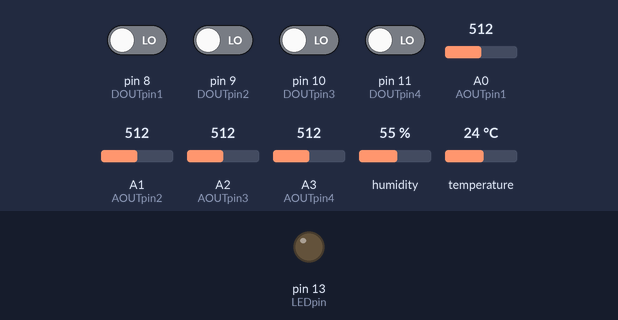
The sketch below on a simulated Arduino Uno, built with avr-gcc and run on an emulated ATmega328P. On the bench: output pins drawn as LEDs (lit = HIGH). The inputs (shaded band) are chosen by the test bench; at power-on: pin 8 (DOUTpin1), pin 9 (DOUTpin2), pin 10 (DOUTpin3), pin 11 (DOUTpin4) LOW, A0 (AOUTpin1) = 512, A1 (AOUTpin2) = 512, A2 (AOUTpin3) = 512, A3 (AOUTpin4) = 512, humidity 55 %, temperature 24 °C. What the sketch prints to the serial monitor is not drawn.

Above: at 10.8 s.
10.9 s: pin 11 (DOUTpin4) driven HIGH
At 20.9 s:
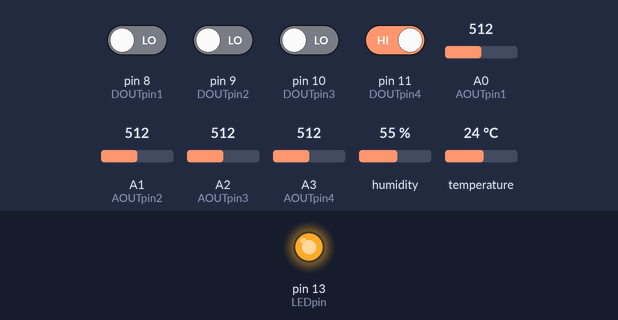
21.6 s: pin 11 (DOUTpin4) driven LOW
At 30.6 s:
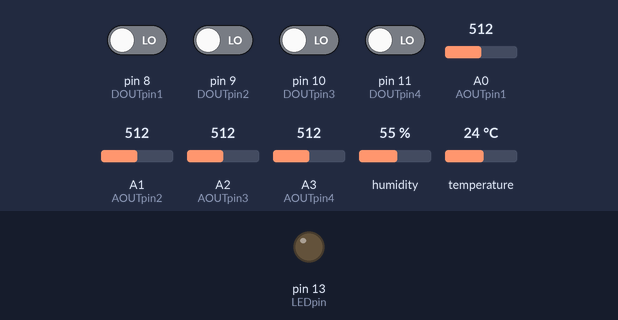
Timing chart, 0 to 32.1 s (numbered marks = the images above; inputs shaded):
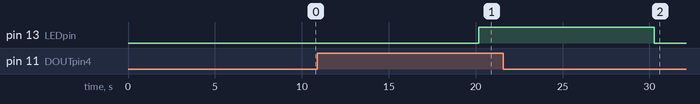

Measured:
- after the input at 10.9 s, pin 13 (LEDpin): LOW → HIGH after 9.3 s
- after the input at 21.6 s, pin 13 (LEDpin): HIGH → LOW after 8.7 s

The sketch:

multi_sensitivity.ino
```cpp
#include <DHT.h>
#include <DHT_U.h>

const int LEDpin=13;//the anode of the LED connects to digital pin D13

//for MQ3
const int AOUTpin1=0;//the AOUT pin of the Alcohol sensor goes into analog pin A0
const int DOUTpin1=8;//the DOUT pin of the Alcohol sensor goes into digital pin D8

//for MQ4
const int AOUTpin2=1;//the AOUT pin of the Methane sensor goes into analog pin A1
const int DOUTpin2=9;//the DOUT pin of the Methane sensor goes into digital pin D9

//for MQ7
const int AOUTpin3=2;//the AOUT pin of the Carbon Monoxide sensor goes into analog pin A2
const int DOUTpin3=10;//the DOUT pin of the Carbon Monoxide sensor goes into digital pin D10

//for MQ135
const int AOUTpin4=3;//the AOUT pin of the Air Quality sensor goes into analog pin A3
const int DOUTpin4=11;//the DOUT pin of the Air Quality sensor goes into digital pin D11

#define DHTPIN 7 // the connected pin
#define DHTTYPE DHT22 // type of the sensor
// DHT22 (AM2302)
// or DHT11 (AM2301)

DHT dht(DHTPIN, DHTTYPE);

//by MQ3
int value1;
int limit1;

//by MQ4
int value2;
int limit2;

//by MQ7
int value3;
int limit3;

//by MQ135
int value4;
int limit4;

void setup()
{
  Serial.begin(9600);//baud rate
  //by DHT sensor
  Serial.println("DHT");
  dht.begin();

  //MQ3
  pinMode(DOUTpin1, INPUT);//set pin as an input to the arduino
  //MQ4
  pinMode(DOUTpin2, INPUT);
  //MQ7
  pinMode(DOUTpin3, INPUT);
  //MQ135
  pinMode(DOUTpin4, INPUT);
  pinMode(LEDpin, OUTPUT);//set pin as an output to the arduino
}

void loop() {
  //reading the temperatre && humidity about 250 milliseconds
  float h = dht.readHumidity();
  float t = dht.readTemperature();
  delay(10000);

  //MQ3
  value1=analogRead(AOUTpin1);
  limit1=digitalRead(DOUTpin1);
  //MQ4
  value2=analogRead(AOUTpin2);
  limit2=digitalRead(DOUTpin2);
  //MQ7
  value3=analogRead(AOUTpin3);
  limit3=digitalRead(DOUTpin3);
  //MQ135
  value4=analogRead(AOUTpin4);
  limit4=digitalRead(DOUTpin4);

  //print of the valute for DHT
  if (isnan(t) || isnan(h))
    Serial.println("You have not the data to DHT");
    else
    {
        Serial.print("Humidity: ");
        Serial.print(h);
        Serial.println(" %\t");
        Serial.print("Temperature: ");
        Serial.print(t);
        Serial.print("°C");

    }
    if (value1, value2, value3, value4 >=0)
    {
   //print of the valute for MQ3
      Serial.print("Alcohol Value: ");
      Serial.println(value1);
      Serial.print("Limit: ");
      Serial.print(limit1);
   //print of the valute for MQ4
      Serial.print("Methane Value: ");
      Serial.println(value2);
      Serial.print("Limit: ");
      Serial.print(limit2);
   //print of the valute for MQ7
      Serial.print("Carbon Value: ");
      Serial.println(value3);
      Serial.print("Limit: ");
      Serial.print(limit3);
   //print of the valute for MQ135
      Serial.print("CO2 Value: ");
      Serial.println(value4);
      Serial.print("Limit: ");
      Serial.print(limit4);
    }
      if (limit1, limit2, limit3, limit4 == HIGH)
        {
          digitalWrite(LEDpin, HIGH);//if limit has been reached, LED turns on as status indicator
        }
      else
        {
          digitalWrite(LEDpin, LOW);//if threshold not reached, LED remains off
        }
}
```
